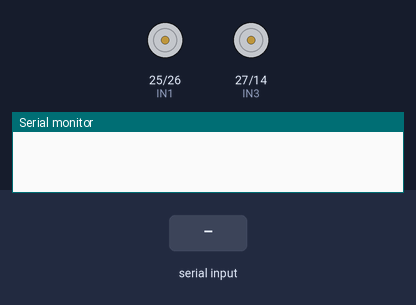
The sketch below on a simulated ESP32. On the bench: motor-driver pin pairs drawn as motors (green arrow = first pin HIGH = forward, orange = second pin HIGH = backward, longer = more drive, scaled by the enable pin), the last lines printed to the serial monitor. Inputs (shaded band) come from the test bench.

Above: at 1.2 s.
1.3 s: "F\n" received over Serial
At 2.3 s:
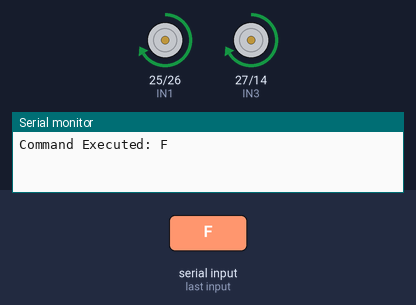
2.8 s: "B\n" received over Serial
At 3.8 s:
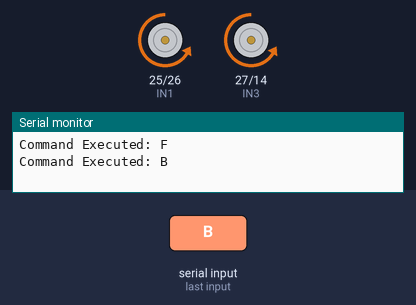
4.3 s: "L\n" received over Serial
At 5.5 s:
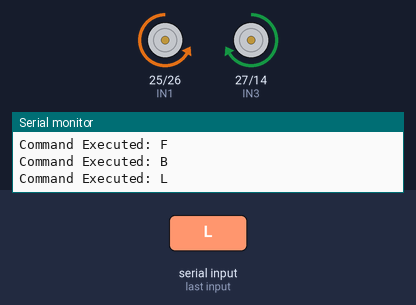
5.8 s: "R\n" received over Serial
At 7.0 s:
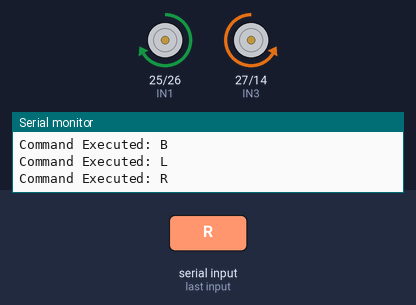
7.3 s: "S\n" received over Serial
At 7.9 s:
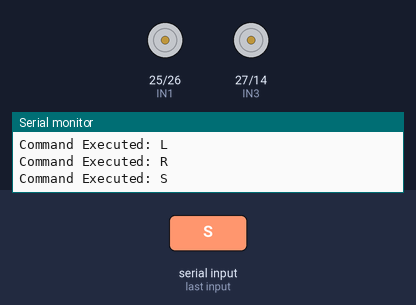
Timing chart, 0 to 9.8 s (numbered marks = the images above; inputs shaded):
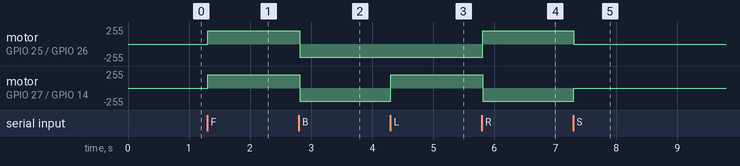

Measured:
- after the input at 1.3 s, motor on GPIO 25 (IN1) / GPIO 26 (IN2), motor on GPIO 27 (IN3) / GPIO 14 (IN4): stopped → forward 200/255 at once
- after the input at 2.8 s, motor on GPIO 25 (IN1) / GPIO 26 (IN2), motor on GPIO 27 (IN3) / GPIO 14 (IN4): forward 200/255 → backward 200/255 at once
- after the input at 4.3 s, motor on GPIO 27 (IN3) / GPIO 14 (IN4): backward 200/255 → forward 200/255 at once
- after the input at 5.8 s, motor on GPIO 25 (IN1) / GPIO 26 (IN2): backward 200/255 → forward 200/255 at once; motor on GPIO 27 (IN3) / GPIO 14 (IN4): forward 200/255 → backward 200/255 at once
- after the input at 7.3 s, motor on GPIO 25 (IN1) / GPIO 26 (IN2): forward 200/255 → stopped at once; motor on GPIO 27 (IN3) / GPIO 14 (IN4): backward 200/255 → stopped at once

The sketch:

motor_control_serial.ino
```cpp
#include "esp32_motor.h"


void setup() {
  Serial.begin(115200);
  initMotors(); // Initialize motor pins
  MOTOR_SPEED = 200;
}

void loop() {
  if (Serial.available()) {
    char cmd = Serial.read();
    if (cmd == '\n' || cmd == '\r') return;

    commandMotor(cmd);

  }
  delay(20);
}
```

esp32_motor.cpp
```cpp
#include "esp32_motor.h"

// ----------------- PINS -----------------
const int IN1 = 25;
const int IN2 = 26;
const int IN3 = 27;
const int IN4 = 14;

const int PWM1 = 32;
const int PWM2 = 33;

// ----------------- SPEED -----------------
int MOTOR_SPEED = 155;
int pwm1Value = MOTOR_SPEED;
int pwm2Value = MOTOR_SPEED;

// ----------------- INITIALIZATION -----------------
void initMotors() {
  pinMode(IN1, OUTPUT);
  pinMode(IN2, OUTPUT);
  pinMode(IN3, OUTPUT);
  pinMode(IN4, OUTPUT);

  pinMode(PWM1, OUTPUT);
  pinMode(PWM2, OUTPUT);

  stopMotors(); // Ensure motors stopped initially
}

// ----------------- MOTOR COMMAND -----------------
void commandMotor(char cmd) {
  MOTOR_SPEED = clampPWM(MOTOR_SPEED);
  cmd = toupper(cmd);
  switch (cmd) {
    case 'F': // Forward
      digitalWrite(IN1, HIGH);
      digitalWrite(IN2, LOW);
      digitalWrite(IN3, HIGH);
      digitalWrite(IN4, LOW);

      analogWrite(PWM1, MOTOR_SPEED);
      analogWrite(PWM2, MOTOR_SPEED);
      break;

    case 'B': // Backward
      digitalWrite(IN1, LOW);
      digitalWrite(IN2, HIGH);
      digitalWrite(IN3, LOW);
      digitalWrite(IN4, HIGH);

      analogWrite(PWM1, MOTOR_SPEED);
      analogWrite(PWM2, MOTOR_SPEED);
      break;

    case 'L': // Turn Left
      digitalWrite(IN1, LOW);
      digitalWrite(IN2, HIGH);
      digitalWrite(IN3, HIGH);
      digitalWrite(IN4, LOW);

      analogWrite(PWM1, MOTOR_SPEED);
      analogWrite(PWM2, MOTOR_SPEED);
      break;

    case 'R': // Turn Right
      digitalWrite(IN1, HIGH);
      digitalWrite(IN2, LOW);
      digitalWrite(IN3, LOW);
      digitalWrite(IN4, HIGH);

      analogWrite(PWM1, MOTOR_SPEED);
      analogWrite(PWM2, MOTOR_SPEED);
      break;

    case 'S': // Stop
      stopMotors();
      break;

    default:
      Serial.println("Invalid command");
  }
  Serial.print("Command Executed: ");
  Serial.println(cmd);
}

// ----------------- STOP MOTORS -----------------
void stopMotors() {
  digitalWrite(IN1, LOW);
  digitalWrite(IN2, LOW);
  digitalWrite(IN3, LOW);
  digitalWrite(IN4, LOW);

  pwm1Value = 0;
  pwm2Value = 0;

  analogWrite(PWM1, MOTOR_SPEED);
  analogWrite(PWM2, MOTOR_SPEED);
}

// ----------------- CLAMP FUNCTION -----------------
int clampPWM(int value, int minVal, int maxVal) {
  if (value < minVal) return minVal;
  if (value > maxVal) return maxVal;
  return value;
}
```

esp32_motor.h
```cpp
#ifndef ESP32_MOTOR_H
#define ESP32_MOTOR_H

#include <Arduino.h>

// ----------------- PINS -----------------
extern const int IN1;
extern const int IN2;
extern const int IN3;
extern const int IN4;
extern const int PWM1;
extern const int PWM2;

// ----------------- SPEED -----------------
extern int MOTOR_SPEED;

// ----------------- FUNCTIONS -----------------
void initMotors();                 // Setup motor pins
void commandMotor(char cmd);       // Execute motor command
void stopMotors();                 // Stop both motors
int clampPWM(int value, int minVal = 0, int maxVal = 255); // Clamp PWM value

#endif
```
